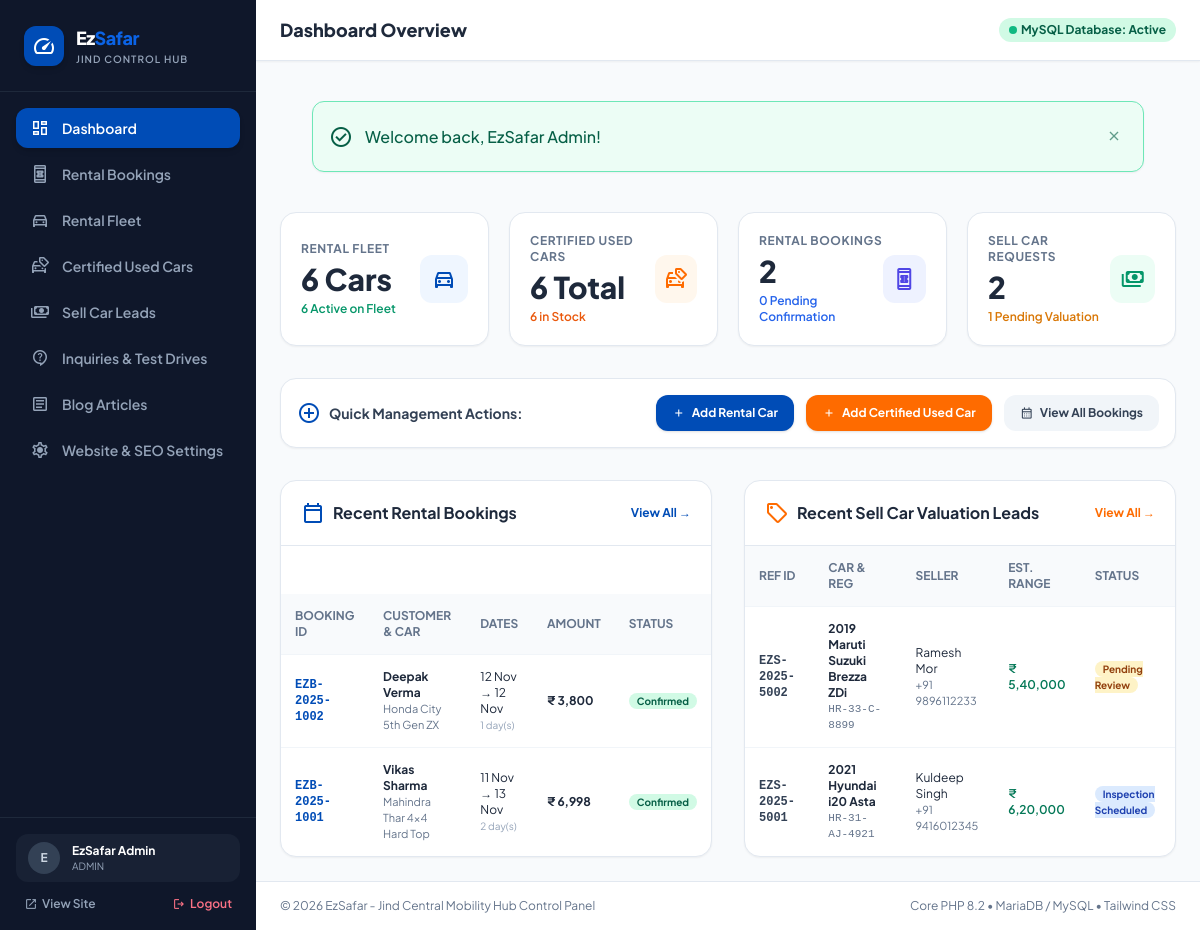
The page /admin/index.php (signed in) on the database its author committed.
### tables this page shows
CREATE TABLE `rental_bookings` (
    `id` INT AUTO_INCREMENT PRIMARY KEY,
    `booking_number` VARCHAR(30) NOT NULL UNIQUE,
    `car_id` INT NOT NULL,
    `rental_type` ENUM('Self-Drive', 'With Chauffeur') DEFAULT 'Self-Drive',
    `customer_name` VARCHAR(100) NOT NULL,
    `customer_phone` VARCHAR(20) NOT NULL,
    `customer_email` VARCHAR(100) DEFAULT NULL,
    `customer_city` VARCHAR(50) DEFAULT 'Jind',
    `pickup_date` DATE NOT NULL,
    `pickup_time` TIME NOT NULL,
    `return_date` DATE NOT NULL,
    `return_time` TIME NOT NULL,
    `pickup_location` VARCHAR(100) DEFAULT 'Jind Central Mobility Hub',
    `drop_location` VARCHAR(100) DEFAULT 'Same as Pickup',
    `total_days` INT DEFAULT 1,
    `total_amount` DECIMAL(10, 2) NOT NULL,
    `special_requests` TEXT DEFAULT NULL,
    `booking_status` ENUM('Pending', 'Confirmed', 'Active', 'Completed', 'Cancelled') DEFAULT 'Pending',
    `payment_status` ENUM('Pay at Pickup', 'Deposit Paid', 'Fully Paid') DEFAULT 'Pay at Pickup',
    `created_at` TIMESTAMP DEFAULT CURRENT_TIMESTAMP,
    CONSTRAINT `fk_booking_car` FOREIGN KEY (`car_id`) REFERENCES `rental_cars`(`id`) ON DELETE CASCADE
);

CREATE TABLE `rental_cars` (
    `id` INT AUTO_INCREMENT PRIMARY KEY,
    `name` VARCHAR(150) NOT NULL,
    `category` ENUM('Hatchback', 'Sedan', 'Compact SUV', 'Luxury SUV', 'MUV / 7-Seater') NOT NULL,
    `fuel_type` ENUM('Petrol', 'Diesel', 'CNG', 'Electric') NOT NULL,
    `transmission` ENUM('Manual', 'Automatic') NOT NULL,
    `seats` INT NOT NULL DEFAULT 5,
    `price_per_day` DECIMAL(10, 2) NOT NULL,
    `price_per_hour` DECIMAL(10, 2) DEFAULT NULL,
    `security_deposit` DECIMAL(10, 2) DEFAULT 0.00,
    `free_km_per_day` INT DEFAULT 250,
    `extra_km_charge` DECIMAL(6, 2) DEFAULT 12.00,
    `image_url` VARCHAR(500) NOT NULL,
    `features` TEXT,
    `location_hub` VARCHAR(100) DEFAULT 'Jind Central Mobility Hub',
    `rating` DECIMAL(2, 1) DEFAULT 4.9,
    `trips_count` INT DEFAULT 120,
    `is_available` TINYINT(1) DEFAULT 1,
    `is_featured` TINYINT(1) DEFAULT 1,
    `created_at` TIMESTAMP DEFAULT CURRENT_TIMESTAMP
);

CREATE TABLE `sell_requests` (
    `id` INT AUTO_INCREMENT PRIMARY KEY,
    `request_number` VARCHAR(30) NOT NULL UNIQUE,
    `reg_number` VARCHAR(30) NOT NULL,
    `brand` VARCHAR(50) NOT NULL,
    `model` VARCHAR(50) NOT NULL,
    `year` INT NOT NULL,
    `fuel_type` VARCHAR(20) NOT NULL,
    `transmission` VARCHAR(20) NOT NULL,
    `kms_driven` INT NOT NULL,
    `car_condition` ENUM('Excellent', 'Good', 'Fair', 'Needs Work') DEFAULT 'Good',
    `expected_price` DECIMAL(12, 2) DEFAULT NULL,
    `estimated_range_min` DECIMAL(12, 2) DEFAULT NULL,
    `estimated_range_max` DECIMAL(12, 2) DEFAULT NULL,
    `seller_name` VARCHAR(100) NOT NULL,
    `seller_phone` VARCHAR(20) NOT NULL,
    `seller_city` VARCHAR(50) DEFAULT 'Jind',
    `inspection_pref_date` DATE DEFAULT NULL,
    `status` ENUM('Pending Review', 'Inspection Scheduled', 'Offer Generated', 'Deal Closed', 'Rejected') DEFAULT 'Pending Review',
    `admin_notes` TEXT DEFAULT NULL,
    `created_at` TIMESTAMP DEFAULT CURRENT_TIMESTAMP
);

### admin/index.php (the view, shortened to what this page needs)
<?php
require_once __DIR__ . '/includes/admin-header.php';
$db = get_db();
$totalRentals = $db->query("SELECT COUNT(*) FROM rental_cars")->fetchColumn();
$activeRentals = $db->query("SELECT COUNT(*) FROM rental_cars WHERE is_available = 1")->fetchColumn();
$totalUsed = $db->query("SELECT COUNT(*) FROM used_cars")->fetchColumn();
$availableUsed = $db->query("SELECT COUNT(*) FROM used_cars WHERE status = 'Available'")->fetchColumn();
$totalBookings = $db->query("SELECT COUNT(*) FROM rental_bookings")->fetchColumn();
$pendingBookings = $db->query("SELECT COUNT(*) FROM rental_bookings WHERE booking_status = 'Pending'")->fetchColumn();
$totalSellLeads = $db->query("SELECT COUNT(*) FROM sell_requests")->fetchColumn();
$pendingSellLeads = $db->query("SELECT COUNT(*) FROM sell_requests WHERE status = 'Pending Review'")->fetchColumn();
$recentBookings = $db->query("SELECT b.*, c.name as car_name FROM rental_bookings b LEFT JOIN rental_cars c ON b.car_id = c.id ORDER BY b.id DESC LIMIT 5")->fetchAll();
$recentSellLeads = $db->query("SELECT * FROM sell_requests ORDER BY id DESC LIMIT 5")->fetchAll();
?>
<div class="grid grid-cols-1 sm:grid-cols-2 lg:grid-cols-4 gap-5 mb-8">
    <div class="bg-white p-5 rounded-2xl border border-slate-200 shadow-sm flex items-center justify-between">
        <div>
            <div class="text-xs font-bold uppercase tracking-wider text-slate-500">Rental Fleet</div>
            <div class="text-3xl font-black text-slate-800 mt-1"><?= $totalRentals ?> Cars</div>
            <div class="text-xs text-emerald-600 font-semibold mt-1"><?= $activeRentals ?> Active on Fleet</div>
        </div>
        <div class="w-12 h-12 rounded-xl bg-blue-50 text-primary flex items-center justify-center">
            <span class="material-symbols-outlined text-2xl">directions_car</span>
        </div>
    </div>
    <div class="bg-white p-5 rounded-2xl border border-slate-200 shadow-sm flex items-center justify-between">
        <div>
            <div class="text-xs font-bold uppercase tracking-wider text-slate-500">Certified Used Cars</div>
            <div class="text-3xl font-black text-slate-800 mt-1"><?= $totalUsed ?> Total</div>
            <div class="text-xs text-orange-600 font-semibold mt-1"><?= $availableUsed ?> in Stock</div>
        </div>
        <div class="w-12 h-12 rounded-xl bg-orange-50 text-secondary-container flex items-center justify-center">
            <span class="material-symbols-outlined text-2xl">car_tag</span>
        </div>
    </div>
    <div class="bg-white p-5 rounded-2xl border border-slate-200 shadow-sm flex items-center justify-between">
        <div>
            <div class="text-xs font-bold uppercase tracking-wider text-slate-500">Rental Bookings</div>
            <div class="text-3xl font-black text-slate-800 mt-1"><?= $totalBookings ?></div>
            <div class="text-xs text-blue-600 font-semibold mt-1"><?= $pendingBookings ?> Pending Confirmation</div>
        </div>
        <div class="w-12 h-12 rounded-xl bg-indigo-50 text-indigo-600 flex items-center justify-center">
            <span class="material-symbols-outlined text-2xl">book_online</span>
        </div>
    </div>
    <div class="bg-white p-5 rounded-2xl border border-slate-200 shadow-sm flex items-center justify-between">
        <div>
            <div class="text-xs font-bold uppercase tracking-wider text-slate-500">Sell Car Requests</div>
            <div class="text-3xl font-black text-slate-800 mt-1"><?= $totalSellLeads ?></div>
            <div class="text-xs text-amber-600 font-semibold mt-1"><?= $pendingSellLeads ?> Pending Valuation</div>
        </div>
        <div class="w-12 h-12 rounded-xl bg-emerald-50 text-emerald-600 flex items-center justify-center">
            <span class="material-symbols-outlined text-2xl">payments</span>
        </div>
    </div>
</div>
<div class="mb-8 p-4 rounded-2xl bg-white border border-slate-200 shadow-sm flex flex-wrap items-center justify-between gap-4">
    <div class="font-bold text-sm text-slate-700 flex items-center gap-2">
        <span class="material-symbols-outlined text-primary">add_circle</span>
        <span>Quick Management Actions:</span>
    </div>
    <div class="flex flex-wrap items-center gap-3">
        <a href="<?= BASE_URL ?>/admin/rental-cars.php#add" class="px-4 py-2 rounded-xl bg-primary hover:bg-primary-container text-white text-xs font-bold shadow flex items-center gap-1.5">
            <span class="material-symbols-outlined text-sm">add</span> Add Rental Car
        </a>
        <a href="<?= BASE_URL ?>/admin/used-cars.php#add" class="px-4 py-2 rounded-xl bg-secondary-container hover:bg-secondary text-white text-xs font-bold shadow flex items-center gap-1.5">
            <span class="material-symbols-outlined text-sm">add</span> Add Certified Used Car
        </a>
        <a href="<?= BASE_URL ?>/admin/bookings.php" class="px-4 py-2 rounded-xl bg-slate-100 hover:bg-slate-200 text-slate-700 text-xs font-bold flex items-center gap-1.5">
            <span class="material-symbols-outlined text-sm">calendar_month</span> View All Bookings
        </a>
    </div>
</div>
<div class="grid grid-cols-1 lg:grid-cols-2 gap-8">
    <div class="bg-white rounded-2xl border border-slate-200 shadow-sm overflow-hidden flex flex-col justify-between">
        <div class="p-5 border-b border-slate-200 flex items-center justify-between">
            <h3 class="font-bold text-slate-800 text-base flex items-center gap-2">
                <span class="material-symbols-outlined text-primary">calendar_today</span>
                <span>Recent Rental Bookings</span>
            </h3>
            <a href="<?= BASE_URL ?>/admin/bookings.php" class="text-xs text-primary font-bold hover:underline">View All &rarr;</a>
        </div>
        <div class="overflow-x-auto">
            <table class="w-full text-left text-xs">
                <thead class="bg-slate-50 text-slate-500 font-bold uppercase border-b border-slate-100">
                    <tr>
                        <th class="p-3.5">Booking ID</th>
                        <th class="p-3.5">Customer &amp; Car</th>
                        <th class="p-3.5">Dates</th>
                        <th class="p-3.5">Amount</th>
                        <th class="p-3.5">Status</th>
                    </tr>
                </thead>
                <tbody class="divide-y divide-slate-100">
                    <?php foreach ($recentBookings as $b): ?>
                        <tr class="hover:bg-slate-50/80">
                            <td class="p-3.5 font-mono font-bold text-primary"><?= $b['booking_number'] ?></td>
                            <td class="p-3.5">
                                <div class="font-bold text-slate-800"><?= htmlspecialchars($b['customer_name']) ?></div>
                                <div class="text-[11px] text-slate-500"><?= htmlspecialchars($b['car_name'] ?? 'Car #' . $b['car_id']) ?></div>
                            </td>
                            <td class="p-3.5">
                                <div><?= date('d M', strtotime($b['pickup_date'])) ?> &rarr; <?= date('d M', strtotime($b['return_date'])) ?></div>
                                <div class="text-[10px] text-slate-400"><?= $b['total_days'] ?> day(s)</div>
                            </td>
                            <td class="p-3.5 font-bold"><?= format_rupee($b['total_amount']) ?></td>
                            <td class="p-3.5">
                                <span class="px-2 py-0.5 rounded-full text-[10px] font-bold <?= $b['booking_status'] === 'Confirmed' ? 'bg-emerald-100 text-emerald-800' : ($b['booking_status'] === 'Pending' ? 'bg-amber-100 text-amber-800' : 'bg-slate-100 text-slate-700') ?>">
                                    <?= $b['booking_status'] ?>
                                </span>
                            </td>
                        </tr>
                    <?php endforeach; ?>
                </tbody>
            </table>
        </div>
    </div>
    <div class="bg-white rounded-2xl border border-slate-200 shadow-sm overflow-hidden flex flex-col justify-between">
        <div class="p-5 border-b border-slate-200 flex items-center justify-between">
            <h3 class="font-bold text-slate-800 text-base flex items-center gap-2">
                <span class="material-symbols-outlined text-secondary-container">sell</span>
                <span>Recent Sell Car Valuation Leads</span>
            </h3>
            <a href="<?= BASE_URL ?>/admin/sell-requests.php" class="text-xs text-secondary-container font-bold hover:underline">View All &rarr;</a>
        </div>
        <div class="overflow-x-auto">
            <table class="w-full text-left text-xs">
                <thead class="bg-slate-50 text-slate-500 font-bold uppercase border-b border-slate-100">
                    <tr>
                        <th class="p-3.5">Ref ID</th>
                        <th class="p-3.5">Car &amp; Reg</th>
                        <th class="p-3.5">Seller</th>
                        <th class="p-3.5">Est. Range</th>
                        <th class="p-3.5">Status</th>
                    </tr>
                </thead>
                <tbody class="divide-y divide-slate-100">
                    <?php foreach ($recentSellLeads as $s): ?>
                        <tr class="hover:bg-slate-50/80">
                            <td class="p-3.5 font-mono font-bold text-slate-700"><?= $s['request_number'] ?></td>
                            <td class="p-3.5">
                                <div class="font-bold text-slate-800"><?= $s['year'] ?> <?= htmlspecialchars($s['brand'] . ' ' . $s['model']) ?></div>
                                <div class="text-[11px] text-slate-500 font-mono"><?= htmlspecialchars($s['reg_number']) ?></div>
                            </td>
                            <td class="p-3.5">
                                <div><?= htmlspecialchars($s['seller_name']) ?></div>
                                <div class="text-[11px] text-slate-500"><?= htmlspecialchars($s['seller_phone']) ?></div>
                            </td>
                            <td class="p-3.5 font-semibold text-emerald-700">
                                <?= ($s['estimated_range_min'] > 0) ? format_rupee($s['estimated_range_min']) : 'Custom' ?>
                            </td>
                            <td class="p-3.5">
                                <span class="px-2 py-0.5 rounded-full text-[10px] font-bold <?= $s['status'] === 'Inspection Scheduled' ? 'bg-blue-100 text-blue-800' : 'bg-amber-100 text-amber-800' ?>">
                                    <?= $s['status'] ?>
                                </span>
                            </td>
                        </tr>
                    <?php endforeach; ?>
                </tbody>
            </table>
        </div>
    </div>
</div>
<?php require_once __DIR__ . '/includes/admin-footer.php'; ?>

### rows shown on the page
rental_bookings: booking_number "EZB-2025-1002", customer_name "Deepak Verma", car.name "Honda City 5th Gen ZX", pickup_date "12 Nov", return_date "12 Nov", total_days "1", total_amount "₹ 3,800", booking_status "Confirmed"
rental_bookings: booking_number "EZB-2025-1001", customer_name "Vikas Sharma", car.name "Mahindra Thar 4x4 Hard Top", pickup_date "11 Nov", return_date "13 Nov", total_days "2", total_amount "₹ 6,998", booking_status "Confirmed"
sell_requests: request_number "EZS-2025-5002", year "2019", brand+model "Maruti Suzuki Brezza ZDi", reg_number "HR-33-C-8899", seller_name "Ramesh Mor", seller_phone "+91 9896112233", estimated_range_min "₹ 5,40,000", status "Pending Review"
sell_requests: request_number "EZS-2025-5001", year "2021", brand+model "Hyundai i20 Asta", reg_number "HR-31-AJ-4921", seller_name "Kuldeep Singh", seller_phone "+91 9416012345", estimated_range_min "₹ 6,20,000", status "Inspection Scheduled"

### other values the page prints
substr($_SESSION['admin_full_name'] ?? 'A', 0, 1) "E"
$_SESSION['admin_full_name'] "EzSafar Admin"
$_SESSION['admin_role'] "ADMIN"
$adminTitle "Dashboard Overview"
$flash['message'] "Welcome back, EzSafar Admin!"
$totalRentals "6"
$activeRentals "6"
$totalUsed "6"
$availableUsed "6"
$totalBookings "2"
$pendingBookings "0"
$totalSellLeads "2"
$pendingSellLeads "1"
APP_NAME "EzSafar"
